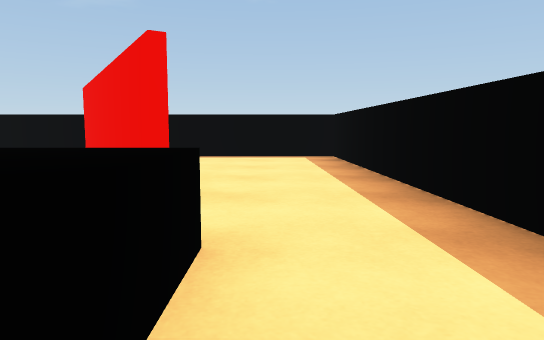
View 1 (above)

13 first-person views from a walk through a Unity game level. The camera is 0.59 m above the floor, tilts 6° down and sees 70° across. The floor is counted in squares, 1 m on a side. Each view is taken from the middle of a square. On the plan, view 1 faces up. The plan holds only what a view shows up to about 10 squares ahead; the rest is blank. The player is left out.

View 2
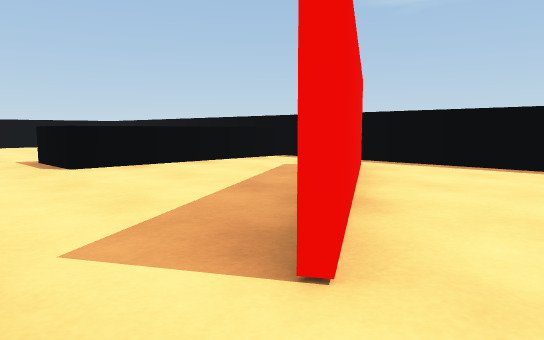

View 3
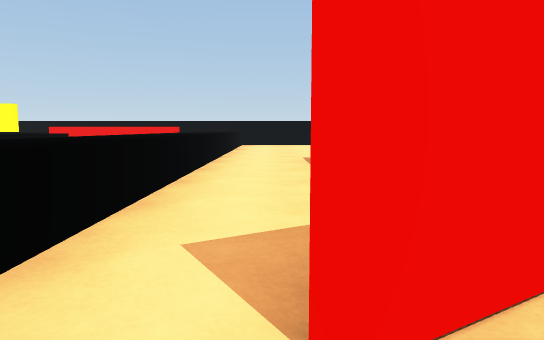

View 4
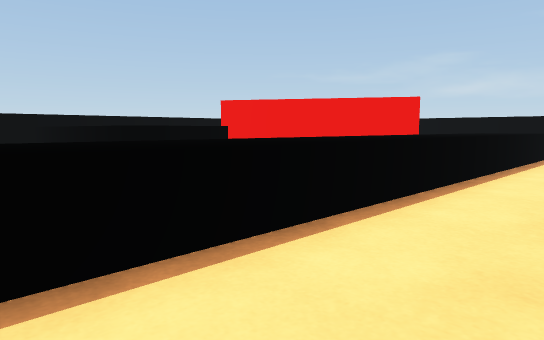

View 5
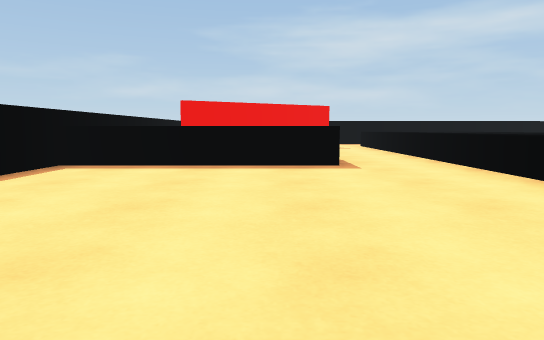

View 6
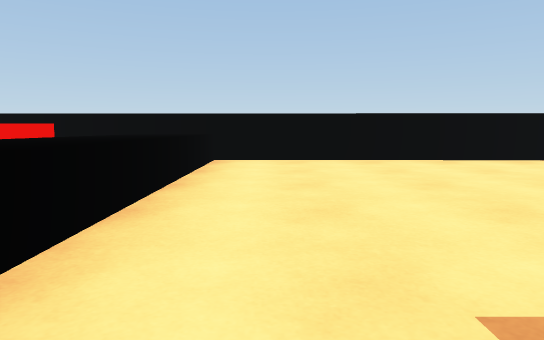

View 7
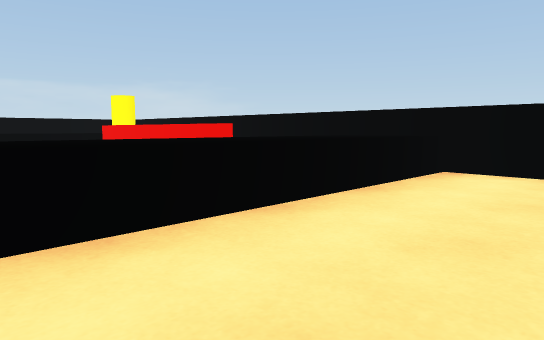

View 8
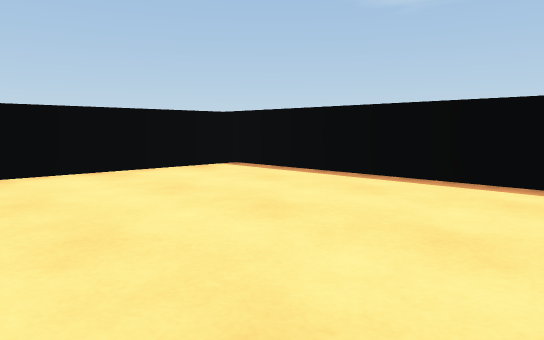

View 9
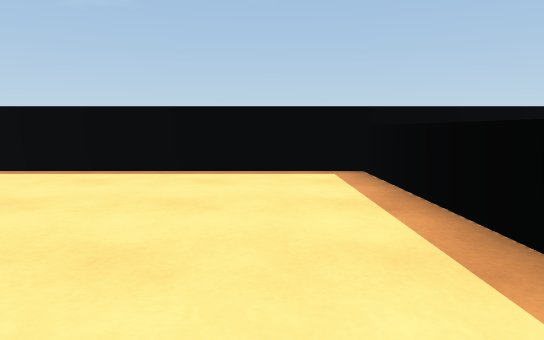

View 10
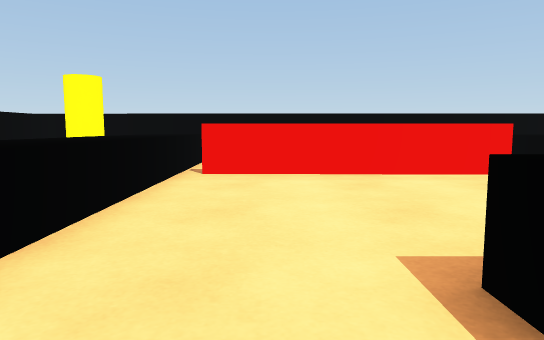

View 11
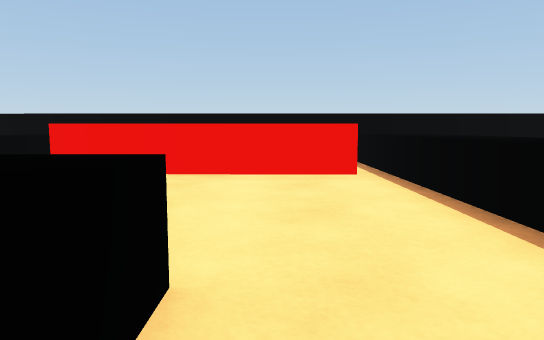

View 12
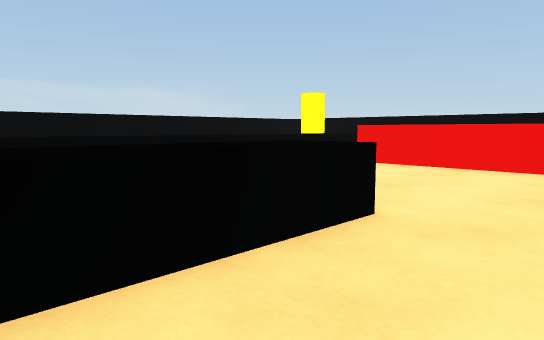

View 13
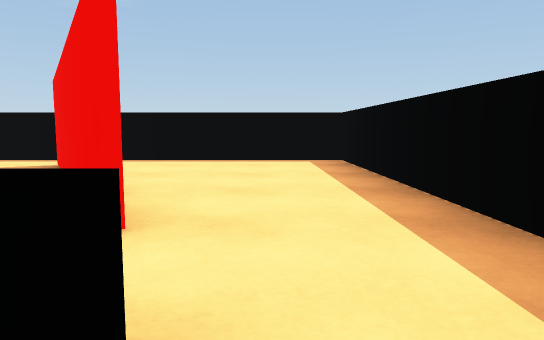

### Floor plan
Key: @ floor where view 1 was taken; # wall or solid block; x gap in a wall; . floor; ^ raised ledge; C cylinder.
Columns run from 15 left of view 1 to 2 right of it. Each row starts with its distance up from view 1.
  9 ##################
  8 #.......^^.......#
  7 #.......^^..#....#
  6 #.......^^..##...#
  5 #.......^^...#...
  4 #.......^^...##..
  3 #.............x..
  2 #^^^^^^^^^^^^^^..#
  1 #^^^^^^^^^^^^^^..#
  0 # .x.......... @
 -1 #  #......
 -2 #  #...^^^^^
 -3 #  #.....
 -4 #^^^^^^^
 -5 #^^^^ ^
 -6 #CC

Positions as (right, up) in squares from view 1, and headings:
1: (0, 0), facing up
2: (0, 2), facing up-left
3: (0, 3), facing left
4: (-10, -1), facing up-right
5: (-14, 5), facing right
6: (-7, 3), facing left
7: (-9, 4), facing down-left
8: (-9, 4), facing up-left
9: (-9, 3), facing up
10: (-7, -3), facing left
11: (-7, -1), facing left
12: (-6, 0), facing down-left
13: (0, 1), facing up
